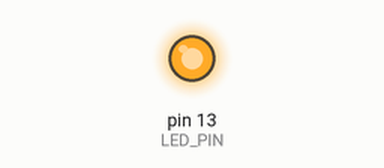
Bench run of a sketch on a simulated Arduino Uno, built with avr-gcc and run on an emulated ATmega328P. On the bench: output pins drawn as LEDs (lit = HIGH).

Above: at 0.75 s.
At 36.2 s:
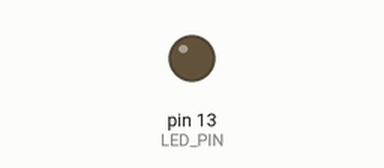
Timing chart, 0 to 39.5 s (numbered marks = the images above):
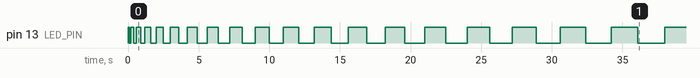

The sketch:

blink_again.ino
```cpp
int LED_PIN = 13;
int delayPeriod = 100;

void setup() {
  // put your setup code here, to run once:
  pinMode(LED_PIN, OUTPUT);
}

void loop() {
  // put your main code here, to run repeatedly:
  digitalWrite(LED_PIN, HIGH);
  delay(delayPeriod);
  digitalWrite(LED_PIN, LOW);
  delay(delayPeriod);
  delayPeriod = delayPeriod + 100;
}
```

Measured:
- by itself, pin 13 (LED_PIN): LOW → HIGH at 0.00 s, → LOW 0.10 s later, → HIGH 0.10 s later, → LOW 0.20 s later, … (39 changes in this stretch)
